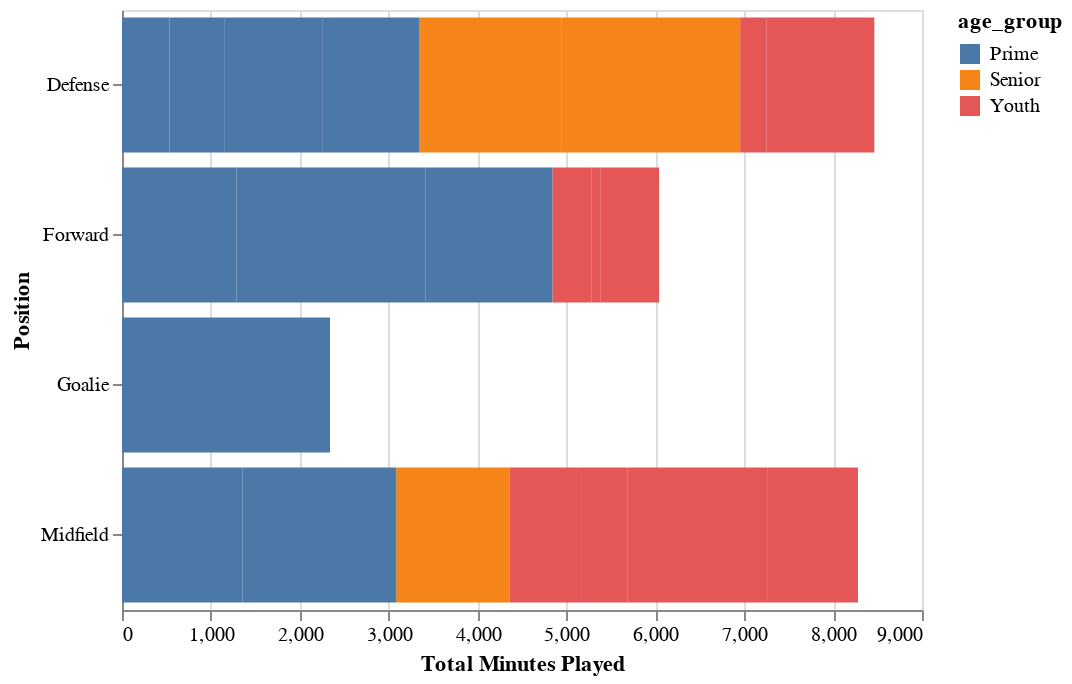

Notebook code cell kept with this figure:
### Markdown cell above
We can visualize this information using a stacked bar-chart.

### Code cell
df2.drop

alt.Chart(df2).mark_bar().encode(
    x=alt.X('minutes:Q', title='Total Minutes Played'),
    y=alt.Y('position:N', title='Position'),
    color='age_group:N'
).display(renderer='svg')

### Figure 1 — Vega-Lite specification as saved in the notebook (floating-point values rounded to 4 significant figures)
{"$schema": "https://vega.github.io/schema/vega-lite/v3.4.0.json", "config": {"mark": {"tooltip": null}, "view": {"height": 300, "width": 400}}, "data": {"name": "data-42f0fb27cade2c46fca14ccb96f56799"}, "datasets": {"data-42f0fb27cade2c46fca14ccb96f56799": [{"age": 27, "age_group": "Prime", "appearances": 26, "minutes": 2340, "mp_pct": 1, "player": "B. Leno", "position": "Goalie"}, {"age": 24, "age_group": "Prime", "appearances": 6, "minutes": 533, "mp_pct": 0.23, "player": "Bellerín", "position": "Defense"}, {"age": 22, "age_group": "Youth", "appearances": 5, "minutes": 299, "mp_pct": 0.13, "player": "K. Tierney", "position": "Defense"}, {"age": 31, "age_group": "Senior", "appearances": 18, "minutes": 1607, "mp_pct": 0.69, "player": "Sokratis", "position": "Defense"}, {"age": 24, "age_group": "Prime", "appearances": 2, "minutes": 86, "mp_pct": 0.04, "player": "R. Holding", "position": "Defense"}, {"age": 27, "age_group": "Prime", "appearances": 7, "minutes": 530, "mp_pct": 0.23, "player": "S. Mustafi", "position": "Defense"}, {"age": 25, "age_group": "Prime", "appearances": 14, "minutes": 1103, "mp_pct": 0.47, "player": "C. Chambers", "position": "Defense"}, {"age": 32, "age_group": "Senior", "appearances": 23, "minutes": 2006, "mp_pct": 0.86, "player": "David Luiz", "position": "Defense"}, {"age": 26, "age_group": "Prime", "appearances": 16, "minutes": 1089, "mp_pct": 0.47, "player": "S. Kolašinac", "position": "Defense"}, {"age": 23, "age_group": "Youth", "appearances": 12, "minutes": 745, "mp_pct": 0.32, "player": "Dani Ceballos", "position": "Midfield"}, {"age": 31, "age_group": "Senior", "appearances": 16, "minutes": 1278, "mp_pct": 0.55, "player": "M. Özil", "position": "Midfield"}, {"age": 24, "age_group": "Prime", "appearances": 23, "minutes": 1357, "mp_pct": 0.58, "player": "L. Torreira", "position": "Midfield"}, {"age": 22, "age_group": "Youth", "appearances": 14, "minutes": 1211, "mp_pct": 0.52, "player": "A. Maitland-Niles", "position": "Defense"}, {"age": 20, "age_group": "Youth", "appearances": 19, "minutes": 576, "mp_pct": 0.25, "player": "J. Willock", "position": "Midfield"}, {"age": 20, "age_group": "Youth", "appearances": 21, "minutes": 1582, "mp_pct": 0.68, "player": "M. Guendouzi", "position": "Midfield"}, {"age": 27, "age_group": "Prime", "appearances": 20, "minutes": 1728, "mp_pct": 0.74, "player": "G. Xhaka", "position": "Midfield"}, {"age": 18, "age_group": "Youth", "appearances": 16, "minutes": 1014, "mp_pct": 0.43, "player": "B. Saka", "position": "Midfield"}, {"age": 28, "age_group": "Prime", "appearances": 19, "minutes": 1287, "mp_pct": 0.55, "player": "A. Lacazette", "position": "Forward"}, {"age": 30, "age_group": "Prime", "appearances": 24, "minutes": 2125, "mp_pct": 0.91, "player": "P. Aubameyang", "position": "Forward"}, {"age": 24, "age_group": "Prime", "appearances": 22, "minutes": 1432, "mp_pct": 0.61, "player": "N. Pépé", "position": "Forward"}, {"age": 20, "age_group": "Youth", "appearances": 10, "minutes": 440, "mp_pct": 0.19, "player": "R. Nelson", "position": "Forward"}, {"age": 20, "age_group": "Youth", "appearances": 3, "minutes": 102, "mp_pct": 0.04, "player": "E. Nketiah", "position": "Forward"}, {"age": 18, "age_group": "Youth", "appearances": 14, "minutes": 656, "mp_pct": 0.28, "player": "Martinelli", "position": "Forward"}]}, "encoding": {"color": {"field": "age_group", "type": "nominal"}, "x": {"field": "minutes", "title": "Total Minutes Played", "type": "quantitative"}, "y": {"field": "position", "title": "Position", "type": "nominal"}}, "mark": "bar"}
